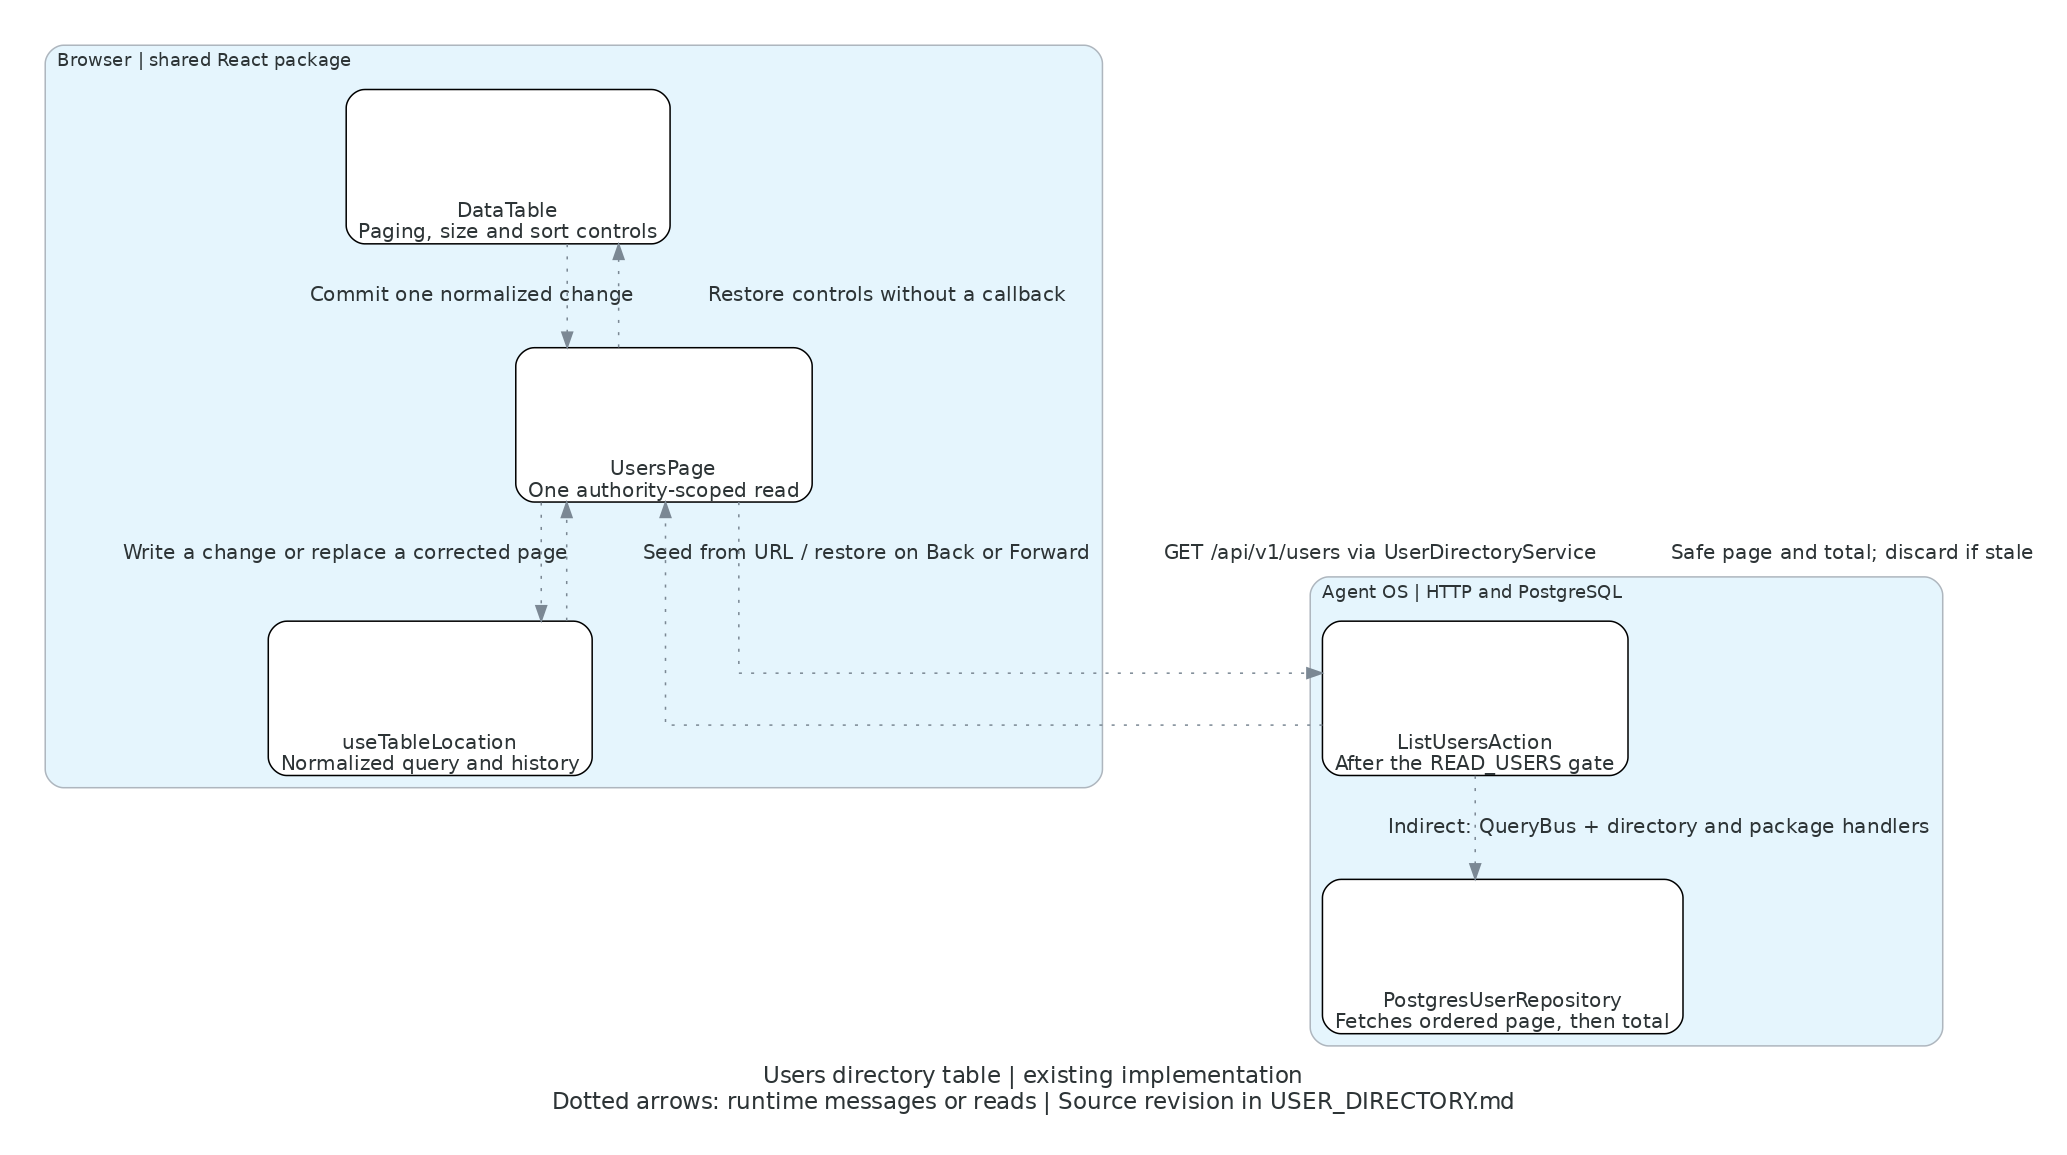

The Python source for this figure:
"""Render the Users table flow; see USER_DIRECTORY.md for source revision and traces."""
from pathlib import Path

from diagrams import Cluster, Diagram, Edge, Node


def flow(label):
    return Edge(label=label, style="dotted")


with Diagram(
    "Users directory table | existing implementation\n"
    "Dotted arrows: runtime messages or reads | Source revision in USER_DIRECTORY.md",
    filename=str(Path(__file__).with_suffix("")),
    outformat="png",
    show=False,
    direction="TB",
    graph_attr={"fontname": "DejaVu Sans", "pad": "0.3", "dpi": "110"},
    node_attr={
        "fontname": "DejaVu Sans", "shape": "box", "style": "rounded,filled",
        "fillcolor": "white", "fixedsize": "false",
    },
    edge_attr={"fontname": "DejaVu Sans", "fontsize": "10"},
):
    with Cluster("Browser | shared React package"):
        table = Node("DataTable\nPaging, size and sort controls", nodeid="table")
        page = Node("UsersPage\nOne authority-scoped read", nodeid="page")
        location = Node("useTableLocation\nNormalized query and history", nodeid="location")
    with Cluster("Agent OS | HTTP and PostgreSQL"):
        action = Node("ListUsersAction\nAfter the READ_USERS gate", nodeid="action")
        listing = Node("PostgresUserRepository\nFetches ordered page, then total", nodeid="listing")

    table >> flow("Commit one normalized change") >> page
    page >> flow("Restore controls without a callback") >> table
    page >> flow("Write a change or replace a corrected page") >> location
    location >> flow("Seed from URL / restore on Back or Forward") >> page
    page >> flow("GET /api/v1/users via UserDirectoryService") >> action
    action >> flow("Indirect: QueryBus + directory and package handlers") >> listing
    action >> flow("Safe page and total; discard if stale") >> page
